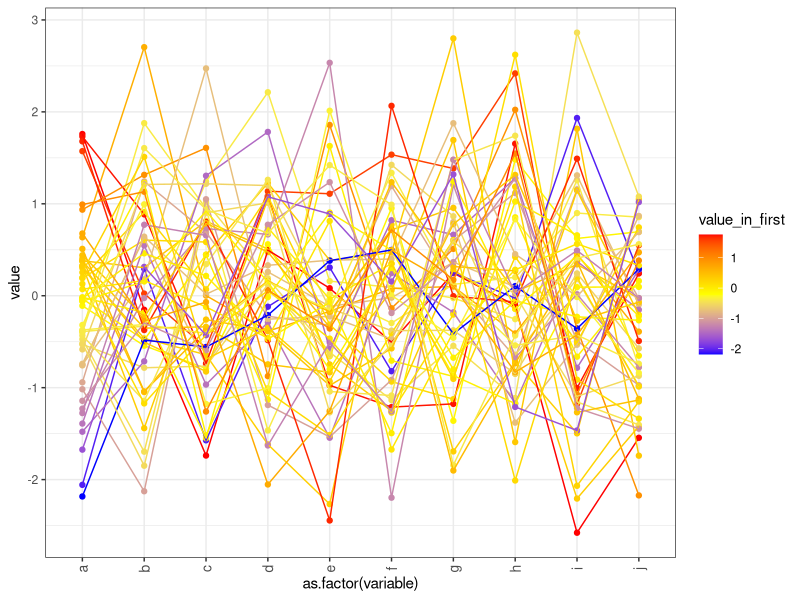

This figure's R source:
##'----------------------------------------------------------------------------------------------------#
##'  Author      : BSU - Dr. Simon Cockell                                                             |
##'  Version     : 1.3                                                                                 |
##'  Language    : R Statistical Programming Language                                                  |
##'  Developers  : Dr. Simon Cockell                                                                   |
##'                Andrew Skelton                                                                      |
##'  Description : An R function that takes an expression set and optionally a character               |
##'                vector for custom x-axis labels. Produces a "GeneSpring" style profile plot from    |
##'                microarray data.                                                                    |
##'  Parameters  : expression_matrix | type: expressionset | Required | Def: NA                        |
##'                treatments        | type: chr vector    | Optional | Def: colnames of expressionset |
##'                sep               | type: logical       | Optional | Def: FALSE                     |
##'----------------------------------------------------------------------------------------------------#

##'Test Inputs
# expression_matrix <- exprs(eset.spike[,1:36])
# treatments <- treatment

require(ggplot2)
require(reshape2)

##' This function plots a "GeneSpring" style profile plot from microarray data
plot_profile <- function(expression_matrix, treatments=colnames(expression_matrix), sep=FALSE) {
    
    ##' Rearrange the data matrix as a data frame, and add a column for grouping
    for_profile <- as.data.frame(expression_matrix)
    for_profile$probe <- row.names(for_profile)
    ##' melt the data into the long form (1 row per observation)
    melted <- melt(for_profile, id='probe')
    ##' order by the grouping factor (probe name)
    melted <- melted[with(melted, order(probe)), ]
    ##' Add an observation to colour by (as with GeneSpring plots, this is expression
    ##' in the left-most array)  
    melted$value_in_first = rep(melted[melted$probe==melted$probe & melted$variable==colnames(expression_matrix)[1],]$value,
                                each=ncol(expression_matrix))
  
    ##'This provides the slot for 'melted' to determine how to split the facets
    melted_var <- as.character(melted$variable)
    unique_treatments <- unique(treatments)
    tmp <- c()
    for(i in 1:length(unique_treatments)) {
      matches <- colnames(expression_matrix)[grep(unique_treatments[i], treatments)]
      tmp <- c(tmp, matches)
      for(j in 1:length(matches)) {
        melted_var[melted_var == matches[j]] <- unique_treatments[i]
      }
      
    }
    melted$facet_split <- melted_var
    
    ##' construct the plot in ggplot2, grouping by probe, and colouring by expression
    ##' in the first sample
    g <- ggplot(data=melted, aes(x=as.factor(variable), y=value)) +
                      #theme(axis.text.x = element_blank()) +
                      theme_bw() +
                      theme(axis.text.x  = element_text(angle=90, vjust=0.5, size=10)) +
                      geom_point(aes(group=probe, colour=value_in_first)) +
                      geom_line(aes(group=probe, colour=value_in_first)) +
                      scale_x_discrete(breaks=levels(factor(melted$variable)) , labels=treatments) +
                      #scale_x_discrete(breaks=levels(factor(melted$variable)) , labels=treatment) + 
                      scale_colour_gradient2(low='blue', high='red', mid='yellow', 
                                             midpoint=(max(melted$value_in_first) + min(melted$value_in_first))/2)
    
    if(sep == TRUE){
      g <- g + facet_grid(. ~ facet_split, space="free", scales="free_x")
    }
    print(g)
}

##' generate some random, not microarray like data for example
em <- matrix(rnorm(50*10), ncol=10)
colnames(em) <- letters[1:10]
plot_profile(em)
